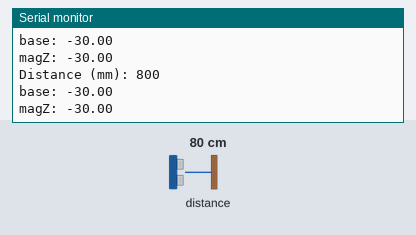
Bench run of a sketch on a simulated ESP32. Parts: the last lines printed to the serial monitor. The inputs (shaded band) are chosen by the test bench; at power-on: distance to the obstacle 80 cm.

Above: at 1.2 s.
1.3 s: distance to the obstacle set to 2 cm
At 1.65 s:
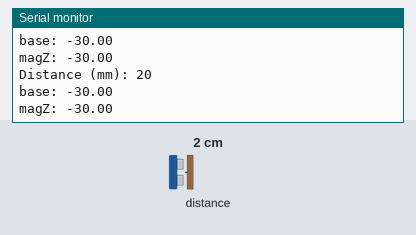
2.8 s: distance to the obstacle set to 4 cm
At 3.06 s:
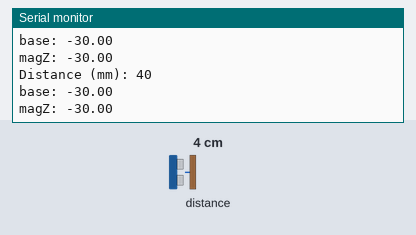
Timing chart, 0 to 5.8 s (numbered marks = the images above; inputs shaded):
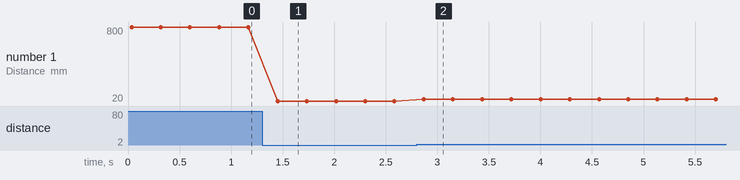

Measured:
- after the input at 1.3 s, the serial monitor: prints a new line after 0.15 s (image 1)
- after the input at 2.8 s, the serial monitor: prints a new line after 0.07 s (image 2)
- plotted number 1: 800 → 20 after the input at 1.3 s, 20 → 40 after the input at 2.8 s

The sketch:

MAGnTOF_2.ino
```cpp
#include "Adafruit_VL53L0X.h"
#include <MPU9250_asukiaaa.h>

#ifdef _ESP32_HAL_I2C_H_
#define SDA_PIN 21
#define SCL_PIN 22
#endif

Adafruit_VL53L0X lox = Adafruit_VL53L0X();
MPU9250_asukiaaa mySensor;
float mDirection, mX, mY, mZ, baseMz, hiMz, loMz;
int mZCounter = 0;


void setup() {
  Serial.begin(115200);

  // wait until serial port opens for native USB devices
  while (! Serial) {
    delay(1);
  }

  Serial.println("Adafruit VL53L0X test");
  if (!lox.begin()) {
    Serial.println(F("Failed to boot VL53L0X"));
    while(1);
  }

  #ifdef _ESP32_HAL_I2C_H_ // For ESP32
    Wire.begin(SDA_PIN, SCL_PIN);
    mySensor.setWire(&Wire);
  #endif

  mySensor.beginMag();
  // power
  Serial.println(F("VL53L0X API Simple Ranging example\n\n"));

  //Gives baseMz the inital value and 'stores' it.
  mySensor.magUpdate();
  baseMz = mySensor.magZ();
  Serial.println("base: " + String(baseMz));


}


void loop() {
  VL53L0X_RangingMeasurementData_t measure;

  lox.rangingTest(&measure, false); // pass in 'true' to get debug data printout!

  if ((measure.RangeStatus != 4) && (mySensor.magUpdate() == 0)) {  // phase failures have incorrect data
     //For comparison
     loMz = baseMz - 10;
     hiMz = baseMz + 10;

     //Magnetomter Z value
     mZ = mySensor.magZ();

     //Outputs of ToF, baseMz and observed mZ
    Serial.print("Distance (mm): "); Serial.println(measure.RangeMilliMeter);
    Serial.println("base: " + String(baseMz));
    Serial.println("magZ: " + String(mZ));

//    //This is just to output a message to know the possible detections
//    if ((mZ <= loMz || mZ >= hiMz) && measure.RangeMilliMeter > 90)
//    {
//      Serial.println("Car is present..");
//    }
//    else if ((mZ <= loMz || mZ >= hiMz) && measure.RangeMilliMeter <=90)
//    {
//      Serial.println("Sense something ferrous, but nothing above..");
//    }
//    else if (measure.RangeMilliMeter > 90)
//    {
//      Serial.println("Car MIGHT be there..");
//    }
//    else
//    {
//      Serial.println("Car not present..");
//    }
//
//    Serial.println();
//    Serial.println();
//    Serial.println();
//    Serial.println();
//  } else {
//    Serial.println(" out of range ");
//    Serial.println("Cannot read mag values");
//    Serial.println();
//    Serial.println();
//    Serial.println();
//    Serial.println();
//    Serial.println();
//    Serial.println();
//    Serial.println();
//  }
//
  delay(250);
  }
  }
```
